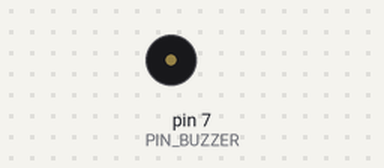
The sketch below on a simulated Arduino Uno, built with avr-gcc and run on an emulated ATmega328P. On the bench: buzzer (waves = sounding, pin HIGH).

Above: at 1.0 s.
At 27.2 s:
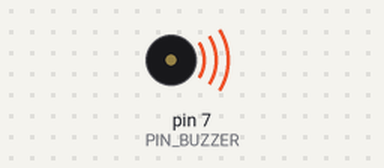
Timing chart, 0 to 29.3 s (numbered marks = the images above):
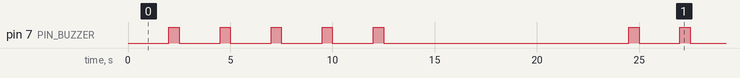

The sketch:

sketch_buzzer.ino
```cpp
/*
 * 蜂鸣器试验
 *
 * 目的:每隔2秒钟响500毫秒,响5次之后停止,5秒之后继续重复.
 *
 * 前提条件: 一边接GND,另一边接入pin7
 *
 */
const int PIN_BUZZER = 7;
int loops = 0;
boolean beep = true;

void setup() {
  pinMode(PIN_BUZZER, OUTPUT);
}

void loop() {
  // put your main code here, to run repeatedly:
  loops ++;
  delay(2000);
  if(beep) {
    digitalWrite(PIN_BUZZER, HIGH);
    delay(500);
    digitalWrite(PIN_BUZZER, LOW);
  }

  if(loops % 5 == 0) {
    beep = !beep;
  }
}
```

Measured:
- by itself, pin 7 (PIN_BUZZER): repeats every 22.5 s: 4 × (LOW 2.0 s, HIGH 0.50 s), LOW 12.0 s, HIGH 0.50 s
- by itself, everything shown: repeats every 22.5 s, in 10 steps
